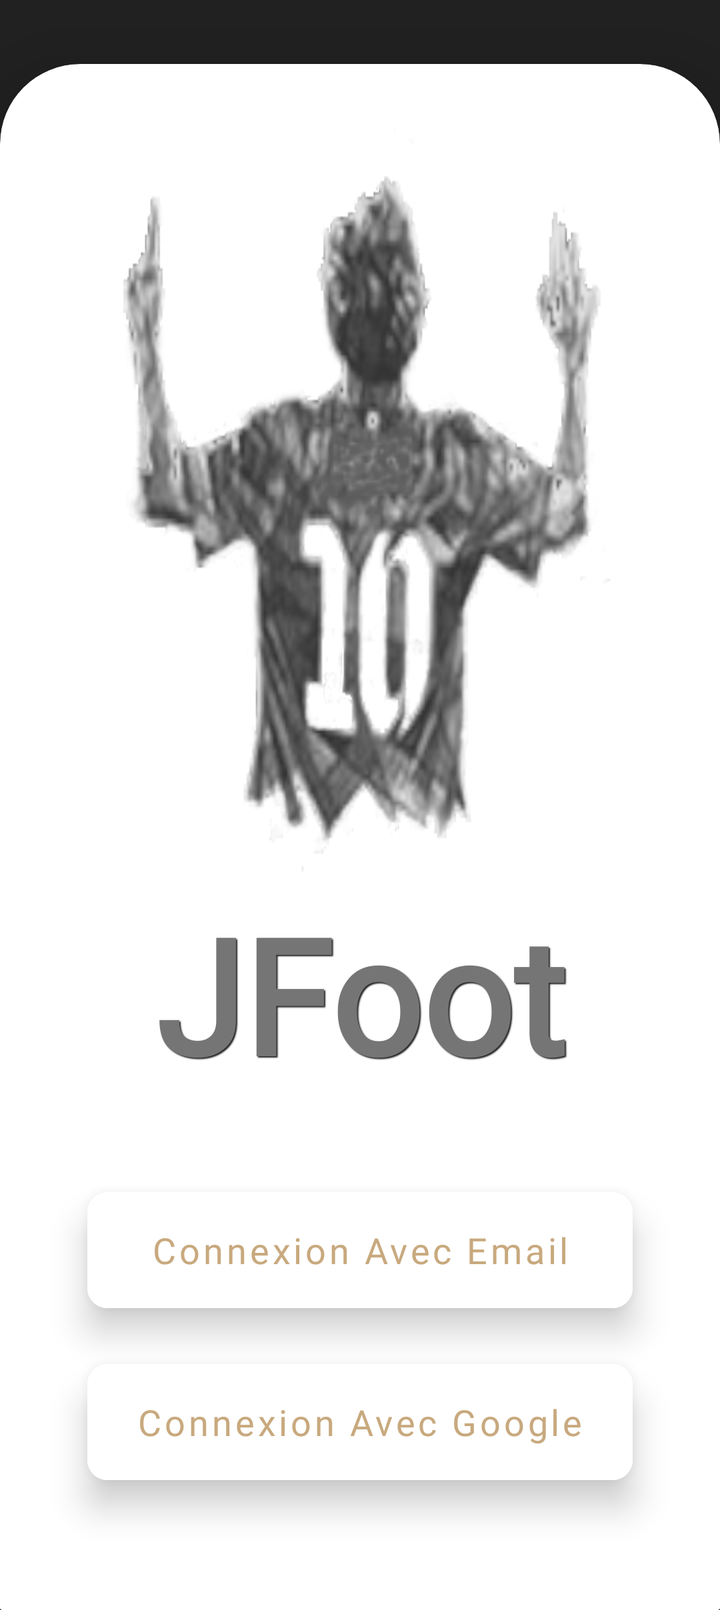
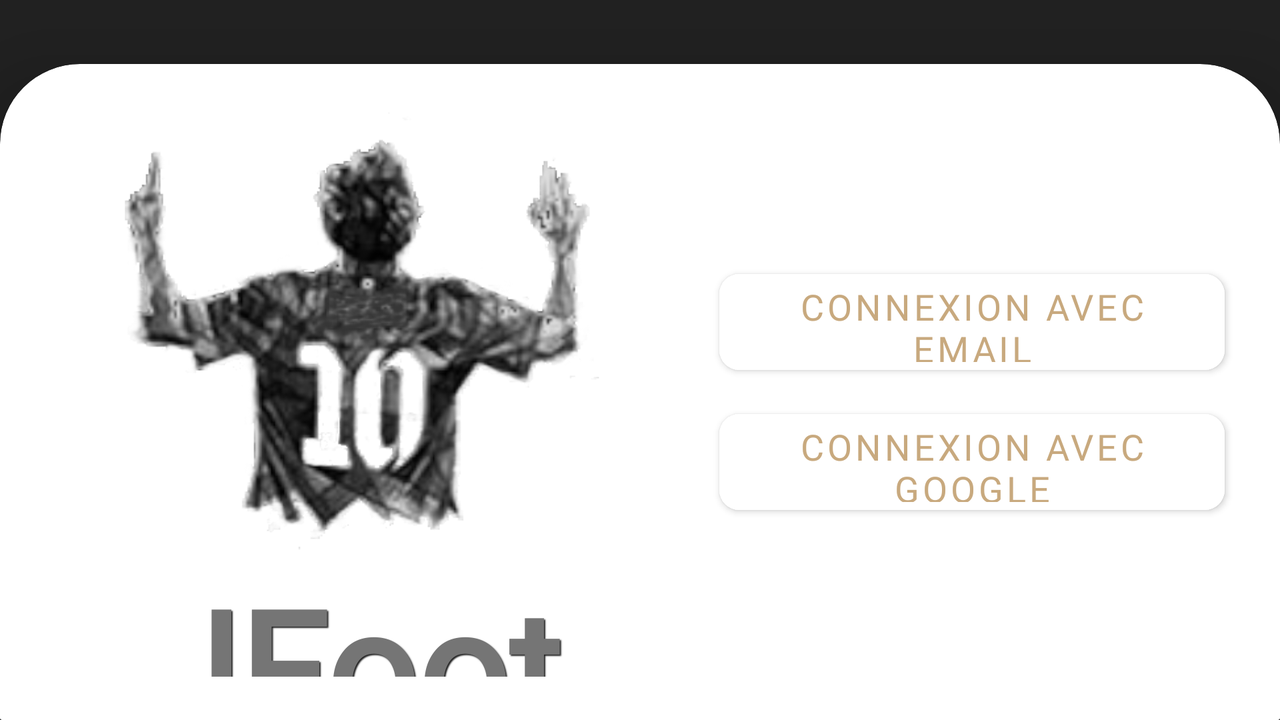

One screen, two layout resources from the same app: the default and the repository's alternative for another configuration. Each is rendered where Android would select it; the XML of both is given below.
<!-- AndroidManifest.xml: application theme AppTheme -->
<!-- res/layout/activity_login.xml -->
<?xml version="1.0" encoding="utf-8"?>
<androidx.core.widget.NestedScrollView
        xmlns:android="http://schemas.android.com/apk/res/android"
        xmlns:tools="http://schemas.android.com/tools"
        xmlns:app="http://schemas.android.com/apk/res-auto"
        android:layout_width="match_parent"
        android:layout_height="match_parent"
        android:id="@+id/login_layout"
        tools:context=".login.LoginActivity"
        android:background="@color/colorPrimary">

    <androidx.constraintlayout.widget.ConstraintLayout
            android:layout_width="match_parent"
            android:layout_height="match_parent">

        
        <androidx.constraintlayout.widget.ConstraintLayout
                android:id="@+id/login_progress_layout"
                android:layout_width="0dp"
                android:layout_height="0dp"
                android:visibility="gone"
                app:layout_constraintTop_toTopOf="parent"
                app:layout_constraintStart_toStartOf="parent"
                app:layout_constraintBottom_toBottomOf="parent"
                app:layout_constraintEnd_toEndOf="parent"
                android:background="@color/grayTransparent"
                android:elevation="@dimen/progress_layout_elevation">

            <ProgressBar
                    style="?android:attr/progressBarStyle"
                    android:layout_width="@dimen/progress_bar_size"
                    android:layout_height="@dimen/progress_bar_size"
                    android:id="@+id/progressBar"
                    app:layout_constraintTop_toTopOf="parent"
                    app:layout_constraintBottom_toBottomOf="parent"
                    app:layout_constraintStart_toStartOf="parent"
                    app:layout_constraintEnd_toEndOf="parent"/>

        </androidx.constraintlayout.widget.ConstraintLayout>
        

        <com.google.android.material.card.MaterialCardView
                android:id="@+id/login_default_card"
                style="@style/CustomTopCardViewStyle"
                app:layout_constraintTop_toTopOf="parent"
                app:layout_constraintStart_toStartOf="parent"
                app:layout_constraintEnd_toEndOf="parent"
                app:layout_constraintBottom_toBottomOf="parent"
                android:layout_width="0dp"
                android:layout_height="wrap_content"
                app:cardElevation="@dimen/default_card_elevation"
                android:layout_marginTop="@dimen/login_card_margin_top"
                app:cardBackgroundColor="@color/colorWhite">

            <androidx.constraintlayout.widget.ConstraintLayout
                    android:layout_width="match_parent"
                    android:layout_height="match_parent"
                    android:clipChildren="false"
                    android:clipToPadding="false"
                    android:minHeight="@dimen/default_card_min_height">

                <ImageView
                        android:id="@+id/login_image"
                        android:layout_width="wrap_content"
                        android:layout_height="@dimen/login_image_height"
                        app:srcCompat="@drawable/card_image"
                        app:layout_constraintStart_toStartOf="parent"
                        app:layout_constraintTop_toTopOf="parent"
                        app:layout_constraintEnd_toEndOf="parent"
                        android:alpha="0.8"
                        android:adjustViewBounds="true"
                        android:scaleType="fitXY"
                        android:background="@color/colorWhite"
                        android:contentDescription="@string/default_image_description"/>

                <TextView
                        android:id="@+id/login_title"
                        android:text="@string/app_name"
                        android:layout_width="0dp"
                        android:layout_height="wrap_content"
                        app:layout_constraintTop_toBottomOf="@+id/login_image"
                        app:layout_constraintEnd_toEndOf="parent"
                        app:layout_constraintStart_toStartOf="parent"
                        android:layout_marginStart="@dimen/login_title_horizontal_margin"
                        android:layout_marginEnd="@dimen/login_title_horizontal_margin"
                        android:textSize="@dimen/login_title_text_size"
                        android:textStyle="bold"
                        android:textColor="@color/colorGray"
                        android:textAlignment="center"
                        android:shadowColor="@color/colorPrimary"
                        android:shadowDx="2"
                        android:shadowDy="2"
                        android:shadowRadius="1"/>

                <Button
                        android:id="@+id/login_button_mail"
                        android:text="@string/connexion_by_mail"
                        android:layout_width="0dp"
                        android:layout_height="@dimen/login_button_height"
                        app:layout_constraintTop_toBottomOf="@+id/login_title"
                        app:layout_constraintEnd_toEndOf="parent"
                        app:layout_constraintStart_toStartOf="parent"
                        android:layout_marginTop="@dimen/login_button_mail_margin_top"
                        android:layout_marginStart="@dimen/login_button_horizontal_margin"
                        android:layout_marginEnd="@dimen/login_button_horizontal_margin"
                        android:textSize="@dimen/login_button_text_size"
                        android:textAllCaps="false"
                        android:backgroundTint="@color/colorWhite"
                        android:stateListAnimator="@null"
                        app:cornerRadius="@dimen/login_button_radius"
                        android:elevation="@dimen/login_button_elevation" android:textColor="@color/colorGold"/>

                <Button
                        android:id="@+id/login_button_google"
                        android:text="@string/connexion_by_google"
                        android:layout_width="0dp"
                        android:layout_height="@dimen/login_button_height"
                        app:layout_constraintTop_toBottomOf="@+id/login_button_mail"
                        app:layout_constraintEnd_toEndOf="parent"
                        app:layout_constraintStart_toStartOf="parent"
                        android:layout_marginTop="@dimen/login_button_google_margin_top"
                        android:layout_marginStart="@dimen/login_button_horizontal_margin"
                        android:layout_marginEnd="@dimen/login_button_horizontal_margin"
                        android:textSize="@dimen/login_button_text_size"
                        android:textAllCaps="false"
                        android:backgroundTint="@color/colorWhite"
                        android:stateListAnimator="@null"
                        app:cornerRadius="@dimen/login_button_radius"
                        android:elevation="@dimen/login_button_elevation" android:textColor="@color/colorGold"/>

            </androidx.constraintlayout.widget.ConstraintLayout>

        </com.google.android.material.card.MaterialCardView>

    </androidx.constraintlayout.widget.ConstraintLayout>

</androidx.core.widget.NestedScrollView>
<!-- resources referenced by this layout -->
<resources>
  <color name="colorGold">#c8a97e</color>
  <color name="colorGray">#757575</color>
  <color name="colorPrimary">#212121</color>
  <color name="colorWhite">#ffffff</color>
  <color name="grayTransparent">#8C212121</color>
  <!-- from res/values-w120dp/ -->
  <dimen name="default_card_elevation">20dp</dimen>
  <!-- from res/values-w120dp/ -->
  <dimen name="default_card_min_height">750dp</dimen>
  <!-- from res/values-w120dp/ -->
  <dimen name="login_button_elevation">10dp</dimen>
  <!-- from res/values-w120dp/ -->
  <dimen name="login_button_google_margin_top">16dp</dimen>
  <!-- from res/values-w120dp/ -->
  <dimen name="login_button_height">70dp</dimen>
  <!-- from res/values-w120dp/ -->
  <dimen name="login_button_horizontal_margin">32dp</dimen>
  <!-- from res/values-w120dp/ -->
  <dimen name="login_button_mail_margin_top">40dp</dimen>
  <!-- from res/values-w120dp/ -->
  <dimen name="login_button_radius">10dp</dimen>
  <!-- from res/values-w120dp/ -->
  <dimen name="login_button_text_size">18sp</dimen>
  <!-- from res/values-w120dp/ -->
  <dimen name="login_card_margin_top">32dp</dimen>
  <!-- from res/values-w120dp/ -->
  <dimen name="login_image_height">400dp</dimen>
  <!-- from res/values-w120dp/ -->
  <dimen name="login_title_horizontal_margin">24dp</dimen>
  <!-- from res/values-w120dp/ -->
  <dimen name="login_title_text_size">80sp</dimen>
  <!-- from res/values-w120dp/ -->
  <dimen name="progress_bar_size">80dp</dimen>
  <!-- from res/values-w120dp/ -->
  <dimen name="progress_layout_elevation">25dp</dimen>
  <!-- drawable card_image: png bitmap (drawable, 40230 bytes) -->
  <string name="app_name">JFoot</string>
  <string name="connexion_by_google">Connexion Avec Google</string>
  <string name="connexion_by_mail">Connexion Avec Email</string>
  <string name="default_image_description">JFoot image</string>
  <style name="CustomTopCardViewStyle" parent="@style/Widget.MaterialComponents.CardView">
          <item name="shapeAppearanceOverlay">@style/ShapeAppearanceOverlay_card_custom_top_corners</item>
      </style>
  <style name="AppTheme" parent="Theme.MaterialComponents.Light.NoActionBar">
          
          <item name="colorPrimary">@color/colorPrimary</item>
          <item name="colorPrimaryDark">@color/colorPrimaryDark</item>
          <item name="colorAccent">@color/colorAccent</item>
          <item name="drawerArrowStyle">@style/DrawerArrowStyle</item>
          <item name="fontFamily">@font/special_elite</item>
          <item name="snackbarStyle">@style/MySnackbar</item>
          <item name="snackbarTextViewStyle">@style/MySnackbarTextView</item>
      </style>
  <style name="ShapeAppearanceOverlay_card_custom_top_corners" parent="">
          <item name="cornerFamily">rounded</item>
          <item name="cornerSizeTopRight">40dp</item>
          <item name="cornerSizeTopLeft">40dp</item>
          <item name="cornerSizeBottomRight">1dp</item>
          <item name="cornerSizeBottomLeft">1dp</item>
      </style>
  <color name="colorPrimaryDark">#000000</color>
  <color name="colorAccent">#ffffff</color>
  <style name="DrawerArrowStyle" parent="@style/Widget.AppCompat.DrawerArrowToggle">
          <item name="spinBars">true</item>
          <item name="color">@color/colorWhite</item>
      </style>
  <style name="MySnackbar" parent="@style/Widget.MaterialComponents.Snackbar">
          <item name="android:layout_margin">0dp</item>
          <item name="animationMode">slide</item>
      </style>
  <style name="MySnackbarTextView" parent="@style/Widget.MaterialComponents.Snackbar.TextView">
          <item name="android:gravity">center_horizontal</item>
          <item name="android:textAlignment">center</item>
      </style>
</resources>
<!-- res/layout-land/activity_login.xml (the repository's variant of the layout above) -->
<!-- drawn on the phone turned sideways -->
<?xml version="1.0" encoding="utf-8"?>
<RelativeLayout
        xmlns:android="http://schemas.android.com/apk/res/android"
        xmlns:app="http://schemas.android.com/apk/res-auto"
        xmlns:tools="http://schemas.android.com/tools"
        android:id="@+id/login_layout"
        tools:context=".login.LoginActivity"
        android:layout_width="match_parent"
        android:layout_height="match_parent"
        android:background="@color/colorPrimary">

    <com.google.android.material.card.MaterialCardView
            android:id="@+id/login_default_card"
            style="@style/CustomTopCardViewStyle"
            android:layout_width="match_parent"
            android:layout_height="match_parent"
            app:cardElevation="@dimen/default_card_elevation"
            android:layout_marginTop="@dimen/login_card_margin_top"
            app:cardBackgroundColor="@color/colorWhite">

        <LinearLayout
                android:layout_width="match_parent"
                android:layout_height="match_parent"
                android:orientation="horizontal"
                android:baselineAligned="false">

            <LinearLayout
                    android:layout_weight="0.7"
                    android:layout_width="0dp"
                    android:layout_height="match_parent"
                    android:gravity="center_vertical|center_horizontal"
                    android:orientation="vertical">

                <ImageView
                        android:id="@+id/login_image"
                        android:layout_weight="0.8"
                        android:layout_width="match_parent"
                        android:layout_height="0dp"
                        android:contentDescription="@string/default_image_description"
                        app:srcCompat="@drawable/card_image"/>

                <TextView
                        android:id="@+id/login_title"
                        android:text="@string/app_name"
                        android:layout_weight="0.2"
                        android:layout_width="match_parent"
                        android:layout_height="0dp"
                        android:textStyle="bold"
                        android:textColor="@color/colorGray"
                        android:textAlignment="center"
                        android:shadowColor="@color/colorPrimary"
                        android:layout_marginBottom="10dp"
                        android:shadowDx="2"
                        android:shadowDy="2"
                        android:shadowRadius="1"
                        android:textSize="@dimen/login_title_text_size"/>
            </LinearLayout>


            <LinearLayout
                    android:layout_weight="0.6"
                    android:layout_width="0dp"
                    android:layout_height="match_parent"
                    android:gravity="center_vertical|center_horizontal"
                    android:orientation="vertical">

                <Button
                        android:id="@+id/login_button_mail"
                        android:text="@string/connexion_by_mail"
                        android:layout_width="match_parent"
                        android:layout_height="60dp"
                        android:layout_marginStart="16dp"
                        android:layout_marginEnd="16dp"
                        android:textColor="@color/colorGold"
                        android:textSize="@dimen/login_button_text_size"
                        app:cornerRadius="10dp"
                        android:backgroundTint="@color/colorWhite"/>

                <Button
                        android:id="@+id/login_button_google"
                        android:text="@string/connexion_by_google"
                        android:layout_width="match_parent"
                        android:layout_height="60dp"
                        android:layout_marginStart="16dp"
                        android:layout_marginEnd="16dp"
                        android:textColor="@color/colorGold"
                        android:textSize="@dimen/login_button_text_size"
                        android:layout_marginTop="10dp"
                        android:backgroundTint="@color/colorWhite"
                        android:elevation="10dp"
                        app:cornerRadius="10dp"/>
            </LinearLayout>

        </LinearLayout>

    </com.google.android.material.card.MaterialCardView>

    
    <androidx.constraintlayout.widget.ConstraintLayout
            android:id="@+id/login_progress_layout"
            android:layout_width="match_parent"
            android:layout_height="match_parent"
            android:visibility="gone"
            android:background="@color/grayTransparent"
            android:elevation="@dimen/progress_layout_elevation">

        <ProgressBar
                style="?android:attr/progressBarStyle"
                android:layout_width="@dimen/progress_bar_size"
                android:layout_height="@dimen/progress_bar_size"
                android:id="@+id/progressBar"
                app:layout_constraintTop_toTopOf="parent"
                app:layout_constraintBottom_toBottomOf="parent"
                app:layout_constraintStart_toStartOf="parent"
                app:layout_constraintEnd_toEndOf="parent"/>

    </androidx.constraintlayout.widget.ConstraintLayout>

</RelativeLayout>
<!-- resources referenced by the variant -->
<!-- as the phone turned sideways resolves them -->
<resources>
  <color name="colorGold">#c8a97e</color>
  <color name="colorGray">#757575</color>
  <color name="colorPrimary">#212121</color>
  <color name="colorWhite">#ffffff</color>
  <color name="grayTransparent">#8C212121</color>
  <!-- from res/values-w120dp/ -->
  <dimen name="default_card_elevation">20dp</dimen>
  <!-- from res/values-w120dp/ -->
  <dimen name="login_button_text_size">18sp</dimen>
  <!-- from res/values-w120dp/ -->
  <dimen name="login_card_margin_top">32dp</dimen>
  <!-- from res/values-w120dp/ -->
  <dimen name="login_title_text_size">80sp</dimen>
  <!-- from res/values-w120dp/ -->
  <dimen name="progress_bar_size">80dp</dimen>
  <!-- from res/values-w120dp/ -->
  <dimen name="progress_layout_elevation">25dp</dimen>
  <!-- drawable card_image: png bitmap (drawable, 40230 bytes) -->
  <string name="app_name">JFoot</string>
  <string name="connexion_by_google">Connexion Avec Google</string>
  <string name="connexion_by_mail">Connexion Avec Email</string>
  <string name="default_image_description">JFoot image</string>
  <style name="CustomTopCardViewStyle" parent="@style/Widget.MaterialComponents.CardView">
          <item name="shapeAppearanceOverlay">@style/ShapeAppearanceOverlay_card_custom_top_corners</item>
      </style>
  <style name="AppTheme" parent="Theme.MaterialComponents.Light.NoActionBar">
          
          <item name="colorPrimary">@color/colorPrimary</item>
          <item name="colorPrimaryDark">@color/colorPrimaryDark</item>
          <item name="colorAccent">@color/colorAccent</item>
          <item name="drawerArrowStyle">@style/DrawerArrowStyle</item>
          <item name="fontFamily">@font/special_elite</item>
          <item name="snackbarStyle">@style/MySnackbar</item>
          <item name="snackbarTextViewStyle">@style/MySnackbarTextView</item>
      </style>
  <style name="ShapeAppearanceOverlay_card_custom_top_corners" parent="">
          <item name="cornerFamily">rounded</item>
          <item name="cornerSizeTopRight">40dp</item>
          <item name="cornerSizeTopLeft">40dp</item>
          <item name="cornerSizeBottomRight">1dp</item>
          <item name="cornerSizeBottomLeft">1dp</item>
      </style>
  <color name="colorPrimaryDark">#000000</color>
  <color name="colorAccent">#ffffff</color>
  <style name="DrawerArrowStyle" parent="@style/Widget.AppCompat.DrawerArrowToggle">
          <item name="spinBars">true</item>
          <item name="color">@color/colorWhite</item>
      </style>
  <style name="MySnackbar" parent="@style/Widget.MaterialComponents.Snackbar">
          <item name="android:layout_margin">0dp</item>
          <item name="animationMode">slide</item>
      </style>
  <style name="MySnackbarTextView" parent="@style/Widget.MaterialComponents.Snackbar.TextView">
          <item name="android:gravity">center_horizontal</item>
          <item name="android:textAlignment">center</item>
      </style>
</resources>
